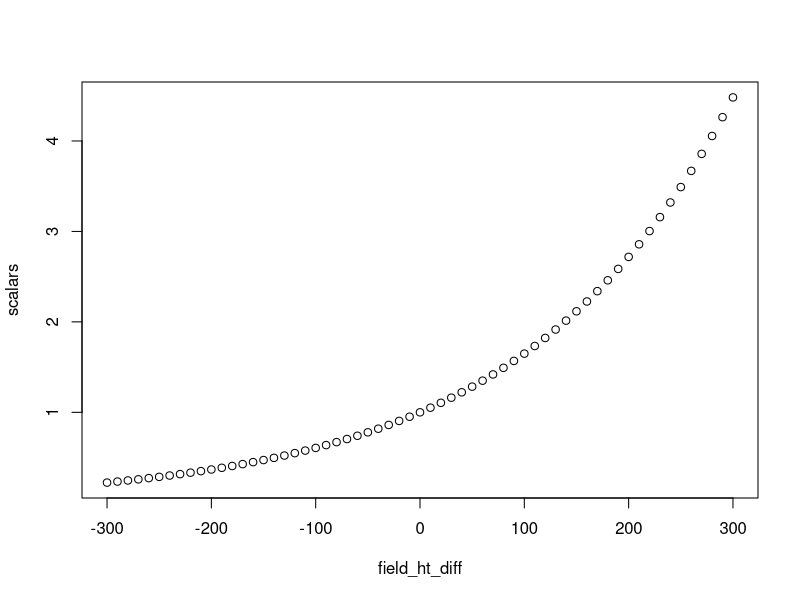

Write the R code that produced this figure.
# This is exploratory code used for selecting Stan priors

scalar_fun = function(ht_diff, b1) {
  
  scalar = exp(b1 * ht_diff)
  
}


b0 = 0

log_b1 = -5.298317  # log(0.005)

b1 = exp(log_b1)



field_ht_diff = seq(-300, 300, by = 10)

scalars = scalar_fun(field_ht_diff, b1)

plot(field_ht_diff, scalars)


# 0.0001    0.005      0.010

log(0.0001)
log(0.005)
log(0.01)

# -5, 3